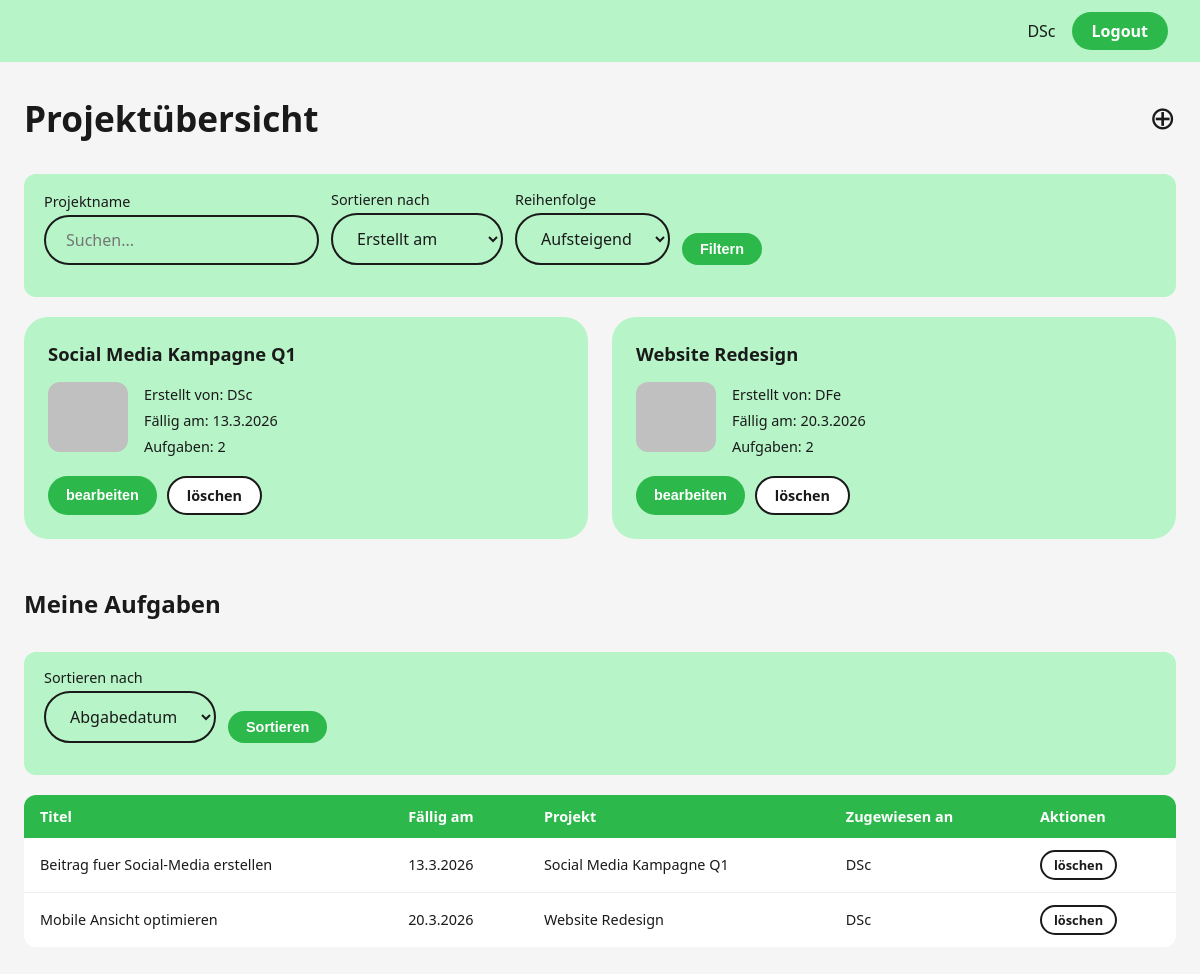
The page /index.php (signed in) on the database its author committed.
### tables this page shows
CREATE TABLE IF NOT EXISTS projekte (
    id INT AUTO_INCREMENT PRIMARY KEY,
    name VARCHAR(150) NOT NULL,
    beschreibung TEXT,
    abgabedatum DATE NOT NULL,
    erstellt_von INT NOT NULL,
    erstellt_am DATETIME DEFAULT CURRENT_TIMESTAMP,
    FOREIGN KEY (erstellt_von) REFERENCES benutzer(id) ON DELETE CASCADE
);

### includes/auth.php (called while the page is built, shortened)
<?php
function istAngemeldet(): bool {
    return isset($_SESSION['benutzer_id']);
}
function aktuellerBenutzer(): array|null {
    return [
        'id'           => $_SESSION['benutzer_id'],
        'benutzername' => $_SESSION['benutzername'],
        'email'        => $_SESSION['email'],
    ];
}
function csrfToken(): string {
    return $_SESSION['csrf_token'];
}

### index.php (the view, shortened to what this page needs)
<?php
require_once __DIR__ . '/includes/auth.php';
$benutzer = aktuellerBenutzer();
$pdo      = getDbConnection();
$erlaubteSortierungen = ['name', 'abgabedatum', 'erstellt_am'];
$sortierung = in_array($_GET['sort'] ?? '', $erlaubteSortierungen)
    ? $_GET['sort']
    : 'erstellt_am';
$sortRichtung = ($_GET['richtung'] ?? 'asc') === 'desc' ? 'DESC' : 'ASC';
$filterName   = trim($_GET['filter_name'] ?? '');
$query = 'SELECT * FROM v_projekte_uebersicht WHERE 1=1';
$params = [];
$query .= ' ORDER BY ' . $sortierung . ' ' . $sortRichtung;
$stmt     = $pdo->prepare($query);
$stmt->execute($params);
$projekte = $stmt->fetchAll();
$aufgabenSortierung = in_array($_GET['aufgaben_sort'] ?? '', ['abgabedatum', 'titel', 'erstellt_am'])
    ? $_GET['aufgaben_sort']
    : 'abgabedatum';
$aufgabenStmt = $pdo->prepare(
    'SELECT * FROM v_aufgaben_mit_benutzer
     WHERE zugewiesen_an = :benutzername
     ORDER BY ' . $aufgabenSortierung . ' ASC'
);
$aufgabenStmt->execute(['benutzername' => $benutzer['benutzername']]);
$meineAufgaben = $aufgabenStmt->fetchAll();
?>
<!DOCTYPE html>
<html lang="de">
<head>
    <link rel="stylesheet" href="css/style.css">
</head>
<body>
    <header class="header">
        <span class="benutzername"><?= htmlspecialchars($benutzer['benutzername']) ?></span>
        <a href="logout.php" class="btn btn-logout">Logout</a>
    </header>
    <main class="hauptbereich">
        <div class="seitentitel">
            <h1>Projektübersicht</h1>
            <button class="btn-neu" data-modal-oeffnen="modal-projekt-neu" title="Neues Projekt erstellen">&#x2295;</button>
        </div>
        <form method="GET" action="index.php" class="filter-bereich">
            <div class="formular-gruppe">
                <label for="filter_name">Projektname</label>
                <input type="text" id="filter_name" name="filter_name" placeholder="Suchen..." value="<?= htmlspecialchars($filterName) ?>">
            </div>
            <div class="formular-gruppe">
                <label for="sort">Sortieren nach</label>
                <select id="sort" name="sort">
                    <option value="erstellt_am" <?= $sortierung === 'erstellt_am' ? 'selected' : '' ?>>Erstellt am</option>
                </select>
            </div>
            <div class="formular-gruppe">
                <label for="richtung">Reihenfolge</label>
                <select id="richtung" name="richtung">
                    <option value="asc"  <?= $sortRichtung === 'ASC'  ? 'selected' : '' ?>>Aufsteigend</option>
                </select>
            </div>
            <div class="formular-gruppe">
                <label>&nbsp;</label>
                <button type="submit" class="btn btn-bearbeiten">Filtern</button>
            </div>
        </form>
        <div class="projekte-grid">
            <?php if (empty($projekte)): ?>
                <p>Keine Projekte gefunden. Erstelle dein erstes Projekt!</p>
            <?php else: ?>
                <?php foreach ($projekte as $projekt): ?>
                    <div class="projekt-karte">
                        <h2><?= htmlspecialchars($projekt['name']) ?></h2>
                        <div class="projekt-karte-inhalt">
                            <div class="projekt-bild-platzhalter"></div>
                            <div class="projekt-meta">
                                <div>Erstellt von: <?= htmlspecialchars($projekt['erstellt_von']) ?></div>
                                <div>Fällig am: <?= htmlspecialchars(date('j.n.Y', strtotime($projekt['abgabedatum']))) ?></div>
                                <div>Aufgaben: <?= (int) $projekt['anzahl_aufgaben'] ?></div>
                            </div>
                        </div>
                        <div class="projekt-aktionen">
                            <button
                                class="btn btn-bearbeiten"
                                data-modal-oeffnen="modal-projekt-bearbeiten-<?= (int) $projekt['id'] ?>"
                            >bearbeiten</button>
                            <a
                                href="/projekt-loeschen.php?id=<?= (int) $projekt['id'] ?>&csrf_token=<?= csrfToken() ?>"
                                class="btn btn-loeschen loeschen-btn"
                            >löschen</a>
                        </div>
                    </div>
                <?php endforeach; ?>
            <?php endif; ?>
        </div>
        <section style="margin-top: 48px;">
            <div class="seitentitel">
                <h2 style="font-size:1.5rem; font-weight:900;">Meine Aufgaben</h2>
            </div>
            <div class="filter-bereich">
                <form method="GET" action="/index.php" style="display:flex; gap:12px; flex-wrap:wrap; align-items:flex-end; width:100%;">
                    <div class="formular-gruppe">
                        <label for="aufgaben_sort">Sortieren nach</label>
                        <select id="aufgaben_sort" name="aufgaben_sort">
                            <option value="abgabedatum" <?= $aufgabenSortierung === 'abgabedatum' ? 'selected' : '' ?>>Abgabedatum</option>
                        </select>
                    </div>
                    <div class="formular-gruppe">
                        <label>&nbsp;</label>
                        <button type="submit" class="btn btn-bearbeiten">Sortieren</button>
                    </div>
                </form>
            </div>
            <div class="tabelle-wrapper">
                <table>
                    <thead>
                        <tr>
                            <th><a href="?aufgaben_sort=titel">Titel</a></th>
                            <th><a href="?aufgaben_sort=abgabedatum">Fällig am</a></th>
                            <th>Projekt</th>
                            <th>Zugewiesen an</th>
                            <th>Aktionen</th>
                        </tr>
                    </thead>
                    <tbody>
                        <?php if (empty($meineAufgaben)): ?>
                            <tr><td colspan="5">Keine Aufgaben zugewiesen.</td></tr>
                        <?php else: ?>
                            <?php foreach ($meineAufgaben as $aufgabe): ?>
                                <tr>
                                    <td><?= htmlspecialchars($aufgabe['titel']) ?></td>
                                    <td><?= htmlspecialchars(date('j.n.Y', strtotime($aufgabe['abgabedatum']))) ?></td>
                                    <td><?= htmlspecialchars($aufgabe['projekt_name']) ?></td>
                                    <td><?= htmlspecialchars($aufgabe['zugewiesen_an'] ?? '—') ?></td>
                                    <td>
                                        <a href="/aufgabe-loeschen.php?id=<?= (int) $aufgabe['id'] ?>&csrf_token=<?= csrfToken() ?>"
                                           class="btn btn-loeschen loeschen-btn" style="font-size:0.8rem; padding:4px 12px;">
                                           löschen
                                        </a>
                                    </td>
                                </tr>
                            <?php endforeach; ?>
                        <?php endif; ?>
                    </tbody>
                </table>
            </div>
        </section>
    </main>
</body>
</html>

### css/style.css (style rules this page uses)
*, *::before, *::after { box-sizing: border-box; margin: 0; padding: 0; }
:root { --gruen-hell: #b7f5c8; --gruen-mittel: #90ee90; --gruen-dunkel: #2db84b; --gruen-button: #22a83d; --hintergrund: #f5f5f5; --text-dunkel: #1a1a1a; --text-grau: #555555; --weiss: #ffffff; --rand: #c0c0c0; --schatten: rgba(0, 0, 0, 0.08); --rot-fehler: #e74c3c; --rot-hell: #fdecea; --radius-gross: 24px; --radius-klein: 12px; --radius-input: 50px; --schrift: 'Segoe UI', Arial, sans-serif; }
body { font-family: var(--schrift); background-color: var(--hintergrund); color: var(--text-dunkel); min-height: 100vh; }
a { color: var(--gruen-dunkel); text-decoration: none; }
.header { background-color: var(--gruen-hell); padding: 12px 32px; display: flex; align-items: center; justify-content: flex-end; gap: 16px; }
.header .benutzername { font-weight: 500; color: var(--text-dunkel); }
.btn { display: inline-block; padding: 10px 24px; border-radius: var(--radius-input); font-size: 1rem; font-weight: 700; cursor: pointer; border: none; transition: opacity 0.2s; text-align: center; }
.btn-bearbeiten { background-color: var(--gruen-dunkel); color: var(--weiss); padding: 8px 18px; font-size: 0.9rem; }
.btn-loeschen { background-color: var(--weiss); color: var(--text-dunkel); border: 2px solid var(--text-dunkel); padding: 8px 18px; font-size: 0.9rem; }
.btn-logout { background-color: var(--gruen-dunkel); color: var(--weiss); padding: 8px 20px; }
.btn-neu { background: none; border: none; cursor: pointer; font-size: 2rem; color: var(--text-dunkel); line-height: 1; }
.formular-gruppe { margin-bottom: 16px; }
label { display: block; font-size: 0.9rem; font-weight: 500; margin-bottom: 4px; color: var(--text-dunkel); }
input[type="text"], input[type="email"], input[type="password"], input[type="date"], input[type="datetime-local"], input[type="tel"], textarea, select { width: 100%; padding: 12px 20px; border: 2px solid var(--text-dunkel); border-radius: var(--radius-input); font-size: 1rem; font-family: var(--schrift); background-color: var(--gruen-hell); color: var(--text-dunkel); outline: none; transition: border-color 0.2s; }
.hauptbereich { max-width: 1200px; margin: 0 auto; padding: 32px 24px; }
.seitentitel { display: flex; align-items: center; justify-content: space-between; margin-bottom: 32px; }
.seitentitel h1 { font-size: 2.2rem; font-weight: 900; }
.projekte-grid { display: grid; grid-template-columns: repeat(auto-fill, minmax(380px, 1fr)); gap: 24px; }
.projekt-karte { background-color: var(--gruen-hell); border-radius: var(--radius-gross); padding: 24px; }
.projekt-karte h2 { font-size: 1.15rem; font-weight: 900; margin-bottom: 16px; }
.projekt-karte-inhalt { display: flex; gap: 16px; align-items: flex-start; margin-bottom: 16px; }
.projekt-bild-platzhalter { width: 80px; height: 70px; background-color: var(--rand); border-radius: var(--radius-klein); flex-shrink: 0; }
.projekt-meta { font-size: 0.9rem; color: var(--text-dunkel); line-height: 1.8; }
.projekt-aktionen { display: flex; gap: 10px; }
.tabelle-wrapper { overflow-x: auto; margin-top: 16px; }
table { width: 100%; border-collapse: collapse; background-color: var(--weiss); border-radius: var(--radius-klein); overflow: hidden; }
thead { background-color: var(--gruen-dunkel); color: var(--weiss); }
th { padding: 12px 16px; text-align: left; font-weight: 700; font-size: 0.9rem; }
th a { color: var(--weiss); text-decoration: none; }
td { padding: 12px 16px; font-size: 0.9rem; border-bottom: 1px solid #eee; vertical-align: middle; }
tr:last-child td { border-bottom: none; }
.filter-bereich { display: flex; gap: 12px; flex-wrap: wrap; align-items: flex-end; margin-bottom: 20px; background-color: var(--gruen-hell); padding: 16px 20px; border-radius: var(--radius-klein); }
.filter-bereich label { margin-bottom: 4px; }
.filter-bereich select, .filter-bereich input { width: auto; min-width: 150px; }

### rows shown on the page
projekte: name "Social Media Kampagne Q1", erstellt_von "DSc", abgabedatum "13.3.2026", anzahl_aufgaben "2"
projekte: name "Website Redesign", erstellt_von "DFe", abgabedatum "20.3.2026", anzahl_aufgaben "2"

### other values the page prints
$benutzer['benutzername'] "DSc"
$aufgabe['titel'] "Beitrag fuer Social-Media erstellen"
date('j.n.Y', strtotime($aufgabe['abgabedatum'])) "13.3.2026"
$aufgabe['projekt_name'] "Social Media Kampagne Q1"
$aufgabe['zugewiesen_an'] "DSc"
$aufgabe['titel'] "Mobile Ansicht optimieren"
date('j.n.Y', strtotime($aufgabe['abgabedatum'])) "20.3.2026"
$aufgabe['projekt_name'] "Website Redesign"
